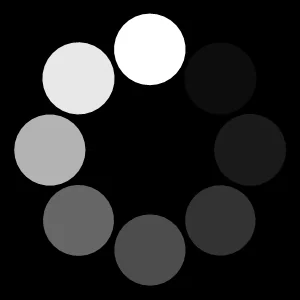
#> input picture img/webp/giphy.webp, 300 x 300 px
$ python gif_extraction.py ../webp/giphy.webp
#> lines starting #> are read from the running program, lines starting #| are printed output that depends on the picture
from PIL import Image, ImageOps


class GifExtractor():
    def __init__(self):
        pass

    def __del__(self):
        pass

    def extract(self, fn, invert=False):
#> called with fn = '../webp/giphy.webp', invert = True
        im_frames = []
        with Image.open(fn) as im:
#> im is the input picture: PIL image 300x300 RGBA; mean R, G, B, A 41.6, 41.6, 41.6, 255
            print('{} has {} frames'.format(fn, im.n_frames))
#| ../webp/giphy.webp has 8 frames
            for i in range(im.n_frames):
                im.seek(i)
                fn_output = 'output/{}.png'.format(i)
#> fn_output = 'output/0.png'
                im.save(fn_output)
                if invert:
                    with Image.open(fn_output) as im_frame:
                        # invert() does not support alpha channel
                        im_frame = im_frame.convert('RGB')
                        im_frame = ImageOps.invert(im_frame)
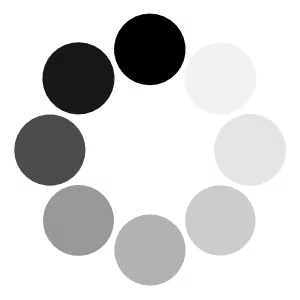
#> im_frame: PIL image 300x300 RGB; mean R, G, B 213.4, 213.4, 213.4
                    im_frames.append(im_frame)
                    # remove png output
                    import os
                    os.remove(fn_output)
                    fn_output = 'output/{:02d}.jpg'.format(i)
#> fn_output = 'output/00.jpg'
                    im_frame.save(fn_output)
                else:
                    im_frames.append(im)
                print('Saved {} frame as {} (invert: {})'.format(
                    i, fn_output, invert))
#| Saved 0 frame as output/00.jpg (invert: True)
        return im_frames


def test_extraction():
    import sys
    fn = sys.argv[1]
    ge = GifExtractor()
    ge.extract(fn, invert=True)
    # ge.extract(fn)


def main():
    test_extraction()


if __name__ == '__main__':
    main()
